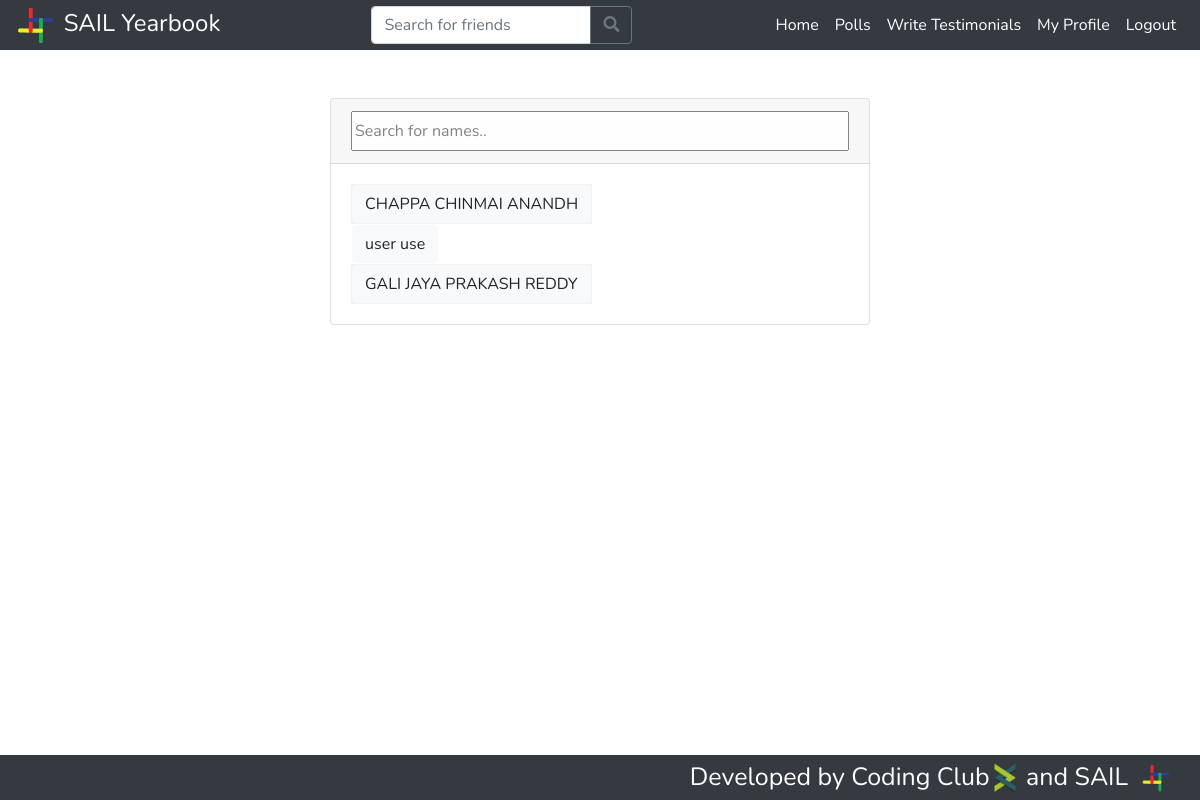
Before: /write_testimonial/ (signed in) with the older database file.
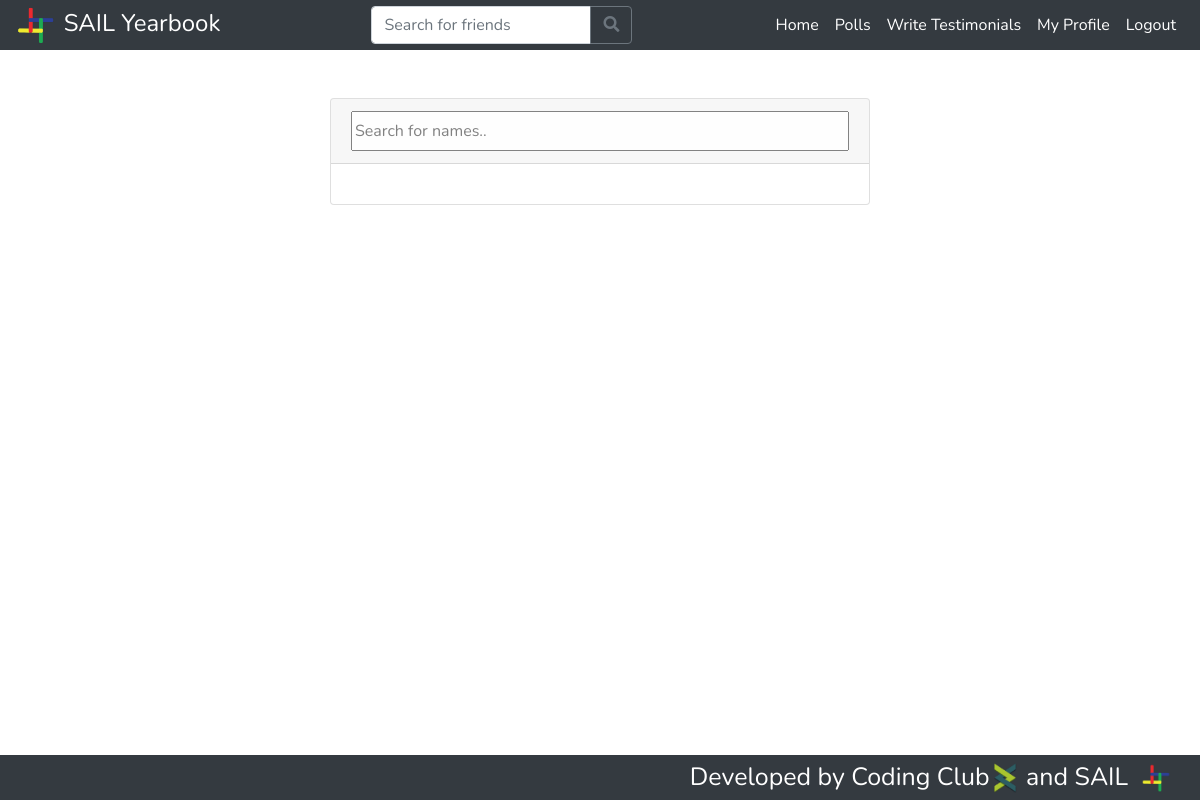
After: the same page with the newer database file.
### students/models.py (models this page shows, shortened)
class Profile(models.Model):
    btech = '01'
    mtech = '41'
    phd = '61'
    msc = '21'
    msr = '43'
    ma = '22'
    bdes = '02'
    mdes = '42'
    error = '00'
    program_values = (
        (btech, 'BTech'),
        (mtech, 'MTech'),
        (phd, 'PhD'),
        (msc, 'MSc'),
        (msr, 'MS-R'),
        (ma, 'MA'),
        (bdes, 'BDes'),
        (mdes, 'MDes'),
        (error, 'Error')
    )
    cse = '01'
    ece = '02'
    me = '03'
    ce = '04'
    dd = '05'
    bsbe = '06'
    cl = '07'
    cst = '22'
    eee = '08'
    ma = '23'
    ph = '21'
    rt = '54'
    hss = '41'
    enc = '51'
    env = '52'
    nt = '53'
    lst = '55'
    department_values = (
        (cse, 'Computer Science & Engineering'),
        (ece, 'Electronics & Communication Engineering'),
        (me, 'Mechanical Engineering'),
        (ce, 'Civil Engineering'),
        (dd, 'Design'),
        (bsbe, 'Biosciences & Bioengineering'),
        (cl, 'Chemical Engineering'),
        (cst, 'Chemical Science & Technology'),
        (eee, 'Electronics & Electrical Engineering'),
        (ma, 'Mathematics & Computing'),
        (ph, 'Engineering Physics'),
        (rt, 'Rural Technology'),
        (hss, 'Humanities & Social Sciences'),
        (enc, 'Centre for Energy'),
        (env, 'Centre for Environment'),
        (nt, 'Centre for Nanotechnology'),
        (lst, 'Centre for Linguistic Science & Technology'),
        (error, 'Error')
    )
    profile_pic = models.ImageField(upload_to='profile_pics/', default='profile_pics/no-profile-pic.png')
    user = models.ForeignKey(User, on_delete=models.CASCADE)
    full_name = models.CharField(max_length=100)
    rollno = models.IntegerField()
    program = models.CharField(max_length=2, choices=program_values)
    department = models.CharField(max_length=3, choices=department_values)
    phone = models.IntegerField(default=+919999999999)
    alt_email = models.EmailField(max_length=300,default="not_found@gmail.com")
    alt_email = models.EmailField(max_length=300,default="not_found@gmail.com")
    bio = models.TextField(max_length=1000)
    graduating = models.BooleanField(default=False)

### students/views.py (the view)
# urls.py: path('write_testimonial/', student_views.write_testimonial, name='write_testimonial'),
def write_testimonial(request):
    if request.method == 'GET':
        if request.user and not request.user.is_anonymous:
            logged_in = True
        else:
            logged_in = False
        if logged_in:
            user = User.objects.filter(username=request.user.username).first()
            profiles = Profile.objects.filter(graduating=True)
            context = {
                'user': user,
                'profiles': profiles,
                'logged_in': logged_in
            }
            return render(request, 'write_testimonial.html', context)
        else:
            return HttpResponseRedirect(reverse('login'))
    else:
        return error404(request)

### students/templates/write_testimonial.html (shortened to what this page needs)
{% extends 'base.html' %}
{% load static %}
{% block content %}
<div class="col-lg-6 col-md-12" style="margin-left:auto;margin-right:auto;">
    <div class="container">
        <div class="card">
            <div class="card-header">
            <input type="text" id="myInput" onkeyup="myFunction()" placeholder="Search for names.." title="Type in a name" style="width:100%;height:2.5em;opacity:0.9;">
            </div>
            <div class="card-body">
                <table id="myTable" class="table-striped">
                    <tbody style="width:100%;">
                        {% for profile in profiles %}
                        <tr>
                        <td><a href="/{{ profile.user.username }}/" class="btn btn-light" style="text-decoration:none;">{{ profile.full_name }}</a></td>
                        </tr>
                        {% endfor %}
                    </tbody>
                </table>
            </div>
        </div>
    </div>
</div>
{% endblock %}

Changed rows visible on the page:
no longer on this page (row edited): Profile: full_name "CHAPPA CHINMAI ANANDH"
removed Profile: full_name "user use"
removed Profile: full_name "GALI JAYA PRAKASH REDDY"
